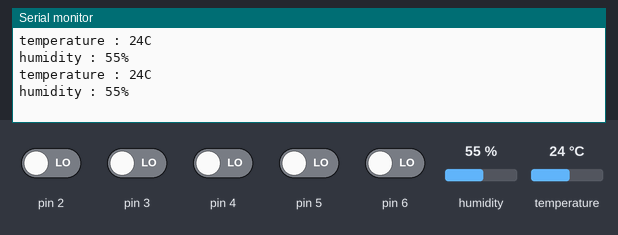
Simulated run of this sketch. Board: Arduino Uno, built with avr-gcc and run on an emulated ATmega328P. Shown: the last lines printed to the serial monitor. Wiring (inferred from the names in the program): DHT11 sensor: data pin 7. The test bench sets the inputs (shaded band); at power-on: pin 2–6 LOW, humidity 55 %, temperature 24 °C.

Above: at 1.2 s.
1.3 s: humidity set to 22 %
At 2.5 s:
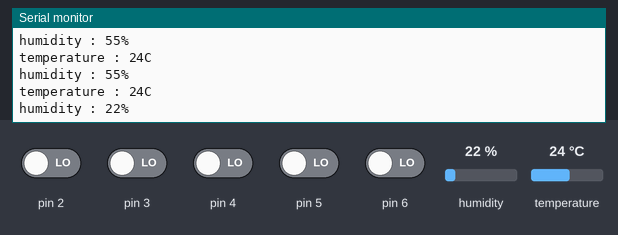
2.8 s: temperature set to 12 °C
At 4.0 s:
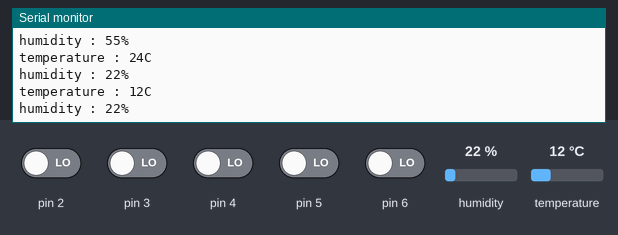
4.3 s: humidity set to 40 %
At 5.6 s:
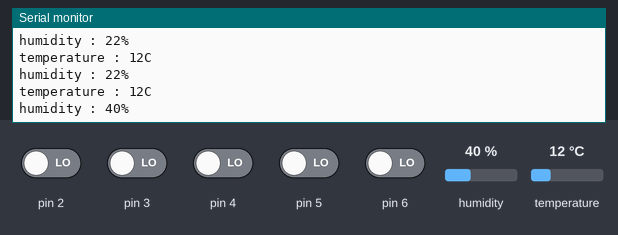
Timing chart, 0 to 7.3 s (numbered marks = the images above; inputs shaded):
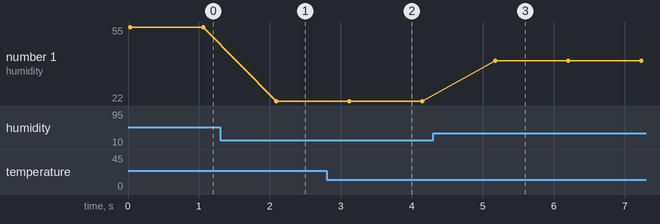

The sketch:

dht_basic.ino
```cpp
long levelTimeout = 500000; // 500ms
uint8_t bitmask = 0xFF;
uint8_t port = 0xFF;
int pin = 7;
void setup()
{
      Serial.begin(115200);
}

void loop()
{
      byte temperature = 0;
      byte humidity = 0;

      read(&temperature, &humidity);
      Serial.print("temperature : ");
      Serial.print(temperature);
      Serial.println("C");
      Serial.print("humidity : ");
      Serial.print(humidity);
      Serial.println("%");
      delay(1000);
}

int read(byte *temperature, byte *humidity)
{
      int ret = 0;
      bitmask = digitalPinToBitMask(pin);
      port = digitalPinToPort(pin);
      byte data[40] = {0};
      sample(data);
      // 받은 data 처리
      /*for (size_t i = 0; i < 40; i++)
      {
            Serial.print(data[i]);
      }*/

      *humidity = 0;
      for (size_t i = 0; i < 8; i++)
      {
            *humidity += data[i] * pow(2, 7 - i);
      }
      *temperature = 0;
      for (size_t i = 16; i < 24; i++)
      {
            *temperature += data[i] * pow(2,  23-i);
      }
}
int sample(byte data[40])
{
      // memset(data, 0,40);
      pinMode(pin, OUTPUT);
      digitalWrite(pin, LOW);
      delay(18 + 2);
      //
      digitalWrite(pin, HIGH);
      delayMicroseconds(25);
      pinMode(pin, INPUT);

      long t = levelTime(LOW, 10, 6);
      if (t < 40)
      {
            return -1;
      }
      t = levelTime(HIGH, 10, 6);
      if (t < 40)
      {
            return -1;
      }

      for (size_t i = 0; i < 40; i++)
      {
            t = levelTime(LOW, 10, 6);
            if (t < 24)
            {
            }
            t = levelTime(HIGH, 10, 6);
            if (t < 11)
            {
            }
            data[i] = (t > 40 ? 1 : 0);
      }
}

long levelTime(byte level, int firstWait, int interval)
{
      unsigned long time_start = micros();
      long time = 0;

      uint8_t portState = level ? bitmask : 0;

      bool loop = true;
      for (int i = 0; loop; i++)
      {
            if (time < 0 || time > levelTimeout)
            {
                  return -1;
            }

            if (i == 0)
            {
                  if (firstWait > 0)
                  {
                        delayMicroseconds(firstWait);
                  }
            }
            else if (interval > 0)
            {
                  delayMicroseconds(interval);
            }
            time = micros() - time_start;

            // low상태에서 high 상태로 변할때 빠져 나가는 것
            loop = ((*portInputRegister(port) & bitmask) == portState);
      }

      return time;
}
```

Measured:
- after the input at 1.3 s, the serial monitor: prints a new line after 0.79 s (image 1)
- after the input at 2.8 s, the serial monitor: prints a new line after 0.32 s (image 2)
- after the input at 4.3 s, the serial monitor: prints a new line after 0.88 s (image 3)
- plotted number 1: 55 → 22 after the input at 1.3 s, 22 → 40 after the input at 4.3 s
